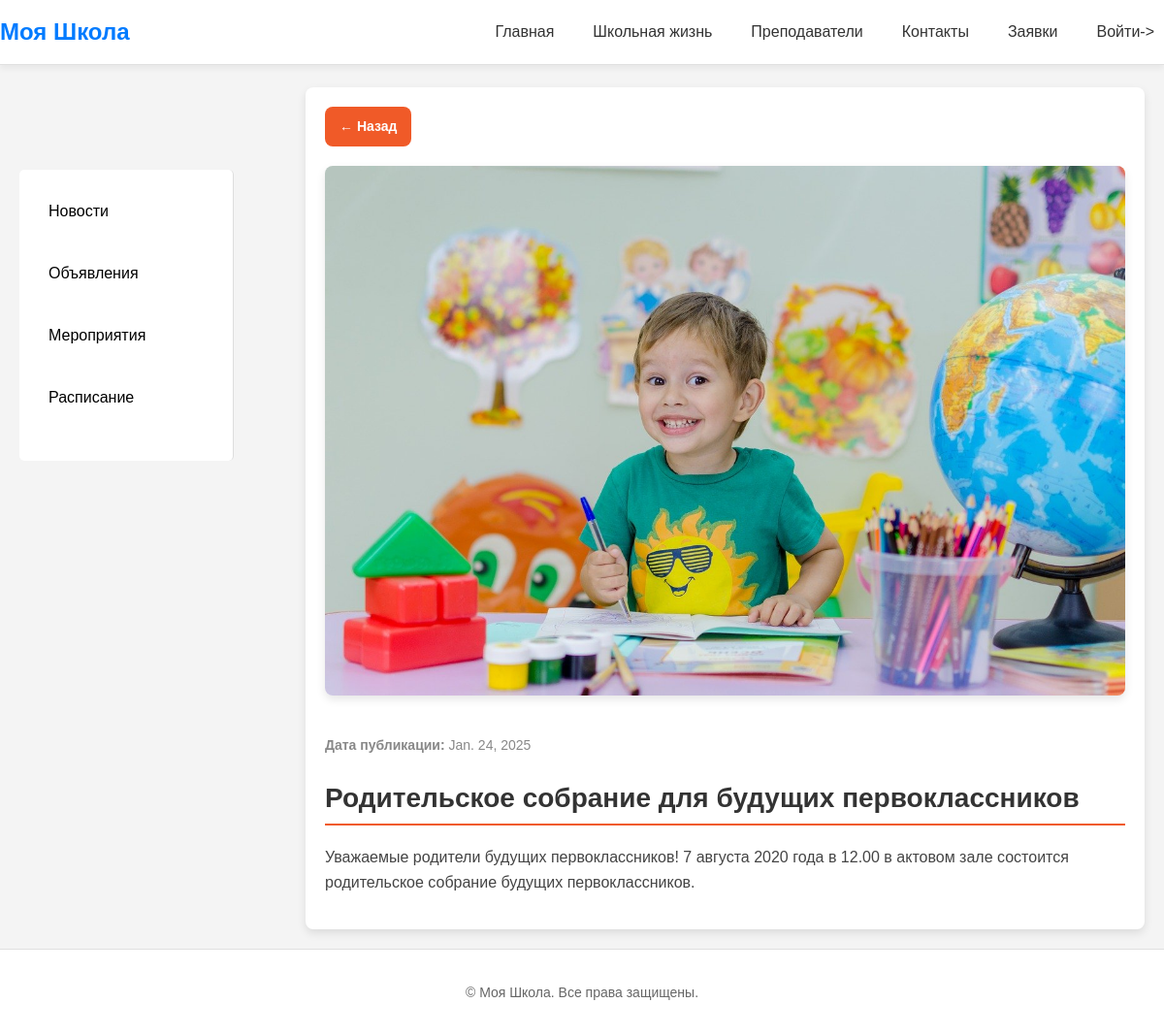
Page /school_life/blog/1/ on the committed database.
### school/models.py (models this page shows, shortened)
class Blog(models.Model):
    CATEGORY_CHOICES = [
        ('news', 'Новости'),
        ('announce', 'Объявления'),
        ('event', 'Мероприятия'),
        ('schedule', 'Расписание'),
    ]
    category = models.CharField(max_length=100, choices=CATEGORY_CHOICES, default='blog')
    title = models.CharField(max_length=100)
    description = models.TextField()
    pub_date = models.DateField('date published')
    image = models.ImageField(upload_to='images/blog', blank=True, null=True)

### school/views.py (the view)
# urls.py: path('school_life/blog/<int:blog_id>/', views.school_life_detail_view, name='blog_detail'),
def school_life_detail_view(request, blog_id):
    categories = Blog.CATEGORY_CHOICES
    blog = get_object_or_404(Blog, id=blog_id)
    return render(request, 'school_life/blog.html', {
        'categories': categories,
        'blog': blog,
    })

### templates/school_life/blog.html (shortened to what this page needs)
{% extends 'index.html' %}
{% block content %}
<div class="layout-container">
    {% include 'school_life/menu.html' %}
    <section class="main-content">
        <div class="blog-detail">
            <a href="{% url 'school_life' blog.id%}" class="back-button">← Назад</a>
            {% if blog.image %}
                <img src="{{ blog.image.url }}" alt="{{ blog.title }}" class="blog-detail-image">
            {% endif %}
            <p class="blog-detail-date"><strong>Дата публикации:</strong> {{ blog.pub_date }}</p>
            <h1 class="blog-detail-title">{{ blog.title }}</h1>
            <p class="blog-detail-description">{{ blog.description }}</p>
        </div>
    </section>
</div>
{% endblock %}

### static/css/styles.css (style rules this page uses)
body { margin: 0; font-family: 'Arial', sans-serif; font-size: 16px; line-height: 1.5; color: #333; background-color: #f4f4f4; }
body { padding-top: 70px; }
.layout-container { display: grid; grid-template-columns: 1fr 1fr 1fr 1fr; max-width: 1200px; margin: 0 auto; padding: 20px; gap: 20px; }
.main-content { grid-column: span 3; }
.blog-detail { background-color: #fff; padding: 20px; border-radius: 8px; box-shadow: 0 4px 10px rgba(0, 0, 0, 0.1); overflow: hidden; }
.back-button { display: inline-block; margin-bottom: 20px; padding: 10px 15px; background-color: #f05a28; color: #fff; text-decoration: none; font-size: 14px; border-radius: 8px; font-weight: bold; transition: background-color 0.3s ease; }
.blog-detail-image { width: 100%; height: auto; border-radius: 8px; margin-bottom: 20px; object-fit: cover; box-shadow: 0 4px 10px rgba(0, 0, 0, 0.1); }
.blog-detail-date { font-size: 14px; color: #888; margin-bottom: 10px; }
.blog-detail-title { font-size: 28px; color: #333; margin-bottom: 20px; border-bottom: 2px solid #f05a28; padding-bottom: 5px; }
.blog-detail-description { font-size: 16px; line-height: 1.6; color: #444; }

### rows in the picture
Blog: image (picture), pub_date "Jan. 24, 2025", title "Родительское собрание для будущих первоклассников", description "Уважаемые родители будущих первоклассников! 7 августа 2020 года в 12.00 в актовом зале состоится родительское собрание будущих первоклассников."

### other values in the picture
{{ label }} "Новости" "Объявления" "Мероприятия" "Расписание"
